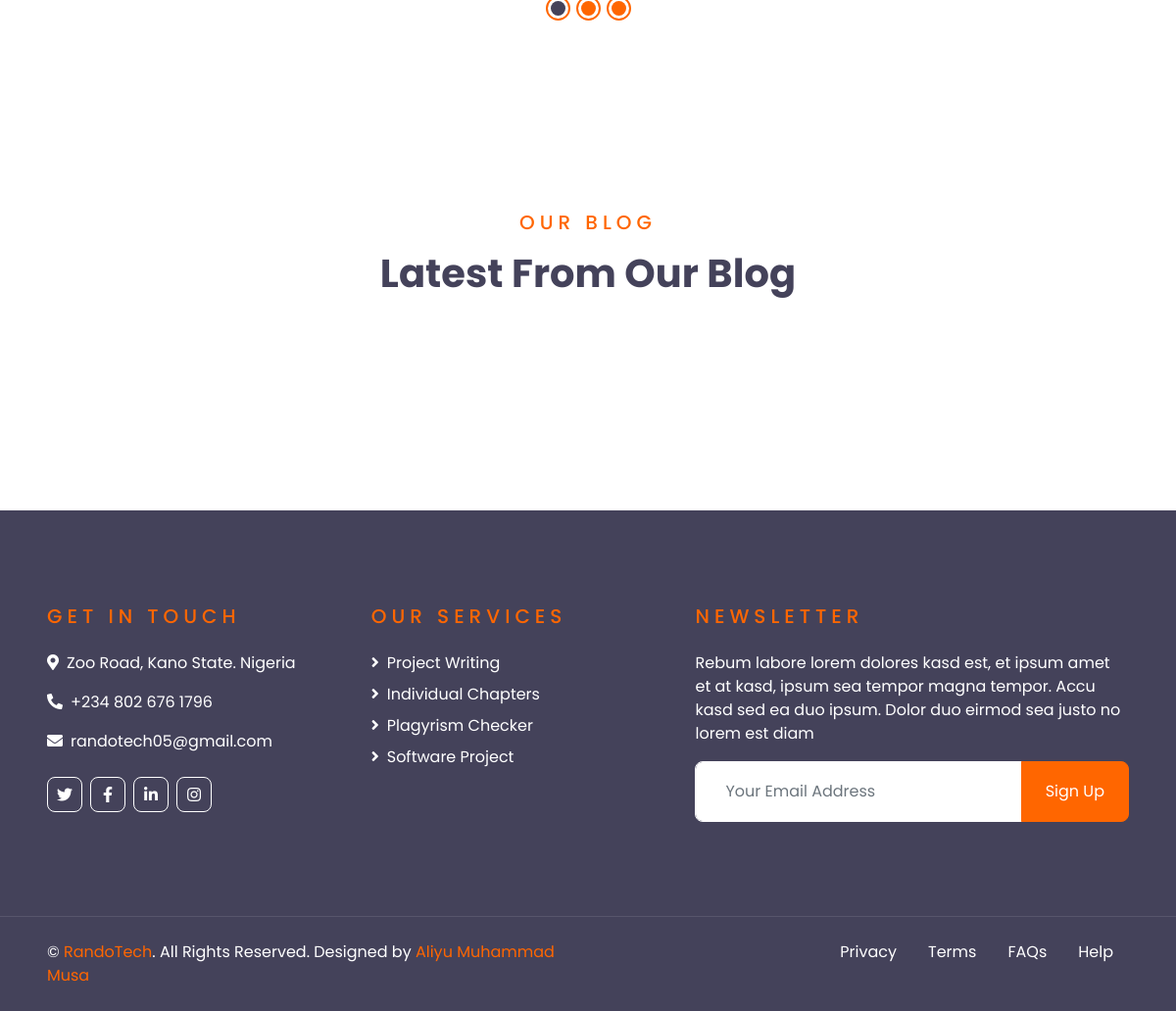
Before: /core/ (lower part) with the older database file.
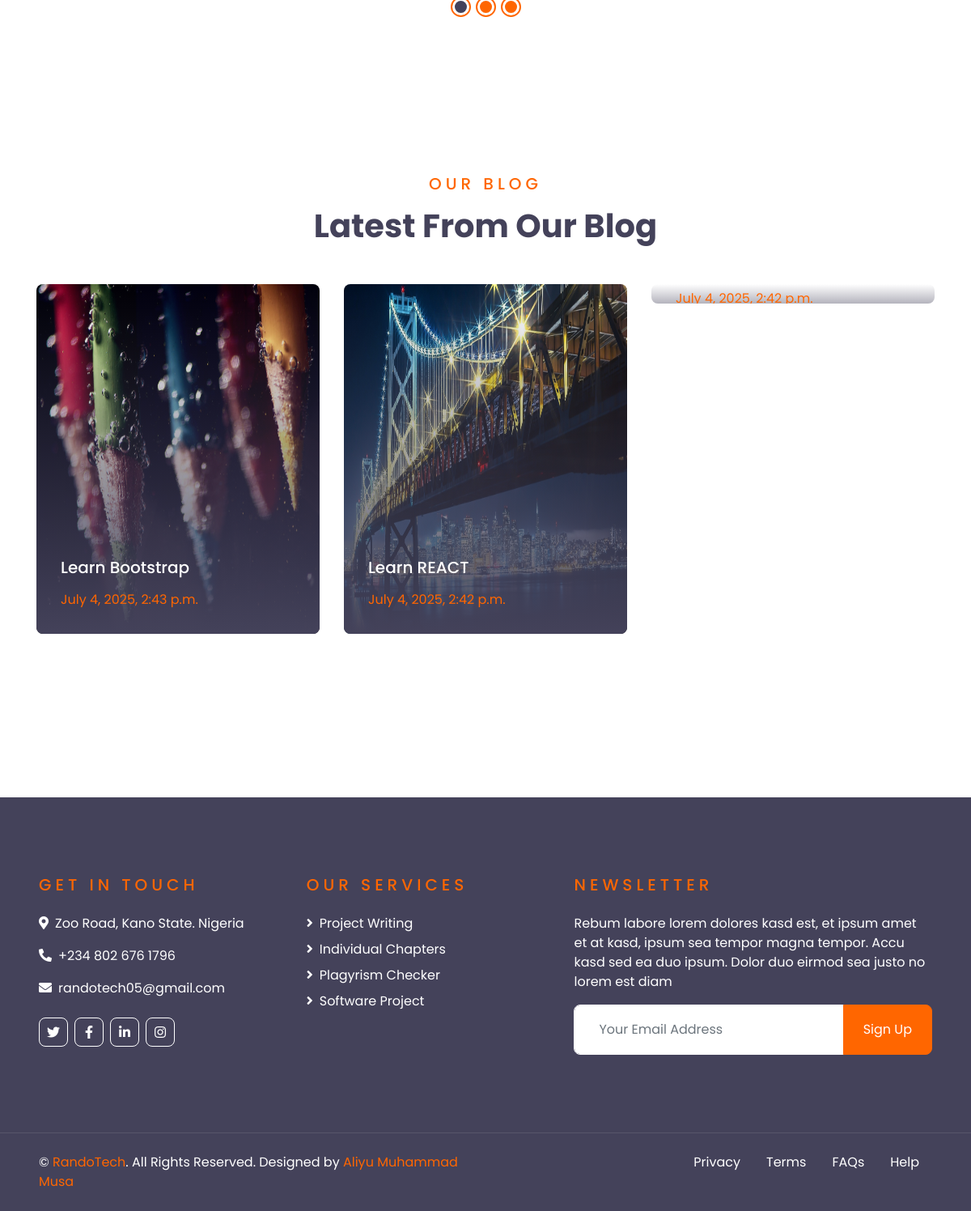
After: the same page with the newer database file.
### blog/models.py (models this page shows, shortened)
class Post(models.Model):
    STATUS_CHOICES = {
        ('draft', 'DRAFT'),
        ('published', 'PUBLISHED'),
    }
    author = models.ForeignKey(CustomUser, on_delete=models.CASCADE, related_name='blog_post')
    category = models.ForeignKey(Category, on_delete=models.CASCADE, related_name='category_post')
    title = models.CharField(max_length=250)
    slug = models.SlugField(max_length=250, unique_for_date='publish')
    cover_img = models.ImageField(upload_to='img/post_cover', blank=True, null=False, default='img/blog-1.jpg')
    body = models.TextField()
    publish = models.DateTimeField(default=timezone.now)
    created = models.DateTimeField(auto_now_add=True)
    updated = models.DateTimeField(auto_now=True)
    status = models.CharField(max_length=10, choices=STATUS_CHOICES, default='published')
    objects = models.Manager()
    published = PublishedManager()
    class Meta:
        ordering = ('-publish',)
    def get_absolute_url(self):
        return reverse("blog:post_detail", args=[self.publish.year, self.publish.month, self.publish.day, self.slug])

### core/views.py (the view)
# urls.py: path('', IndexView, name='index'),
def IndexView(request):
    posts = Post.published.all()[:3]
    context = {
        'post' : posts,
    }
    return render(request,'core/index.html', context)

### blog/models.py (called while the page is built)
    def get_queryset(self):
        return super(PublishedManager, self).get_queryset()\
            .filter(status='published')

### core/templates/core/index.html (shortened to what this page needs)
{% extends 'base.html' %}
{% load static %}
{% block content %}
    <div class="container-fluid py-5">
        <div class="container py-5">
            <div class="row justify-content-center">
                <div class="col-lg-8">
                    <div class="owl-carousel testimonial-carousel">
                    </div>
                </div>
            </div>
        </div>
    </div>
    <div class="container-fluid py-5">
        <div class="container pt-5 pb-3">
            <div class="text-center mb-5">
                <h5 class="text-primary text-uppercase mb-3" style="letter-spacing: 5px;">Our Blog</h5>
                <h1>Latest From Our Blog</h1>
            </div>
            <div class="row pb-3">
                {% for post in post %}
                <div class="col-lg-4 mb-4">
                    <div class="blog-item position-relative overflow-hidden rounded mb-2">
                        <img class="img-fluid" src="{{ post.cover_img.url }}" style="height: 27em;"" alt="">
                        <a class="blog-overlay text-decoration-none" href="{{ post.get_absolute_url }}">
                            <h5 class="text-white mb-3">{{post.title}}</h5>
                            <p class="text-primary m-0">{{post.created}}</p>
                        </a>
                    </div>
                </div>
                {% endfor %}
            </div>
        </div>
    </div>
{% endblock content %}

Changed rows visible on the page:
added Post: cover_img (picture), title "Learn Bootstrap", created "July 4, 2025, 2:43 p.m."
added Post: cover_img (picture), title "Learn REACT", created "July 4, 2025, 2:42 p.m."
added Post: created "July 4, 2025, 2:42 p.m."
